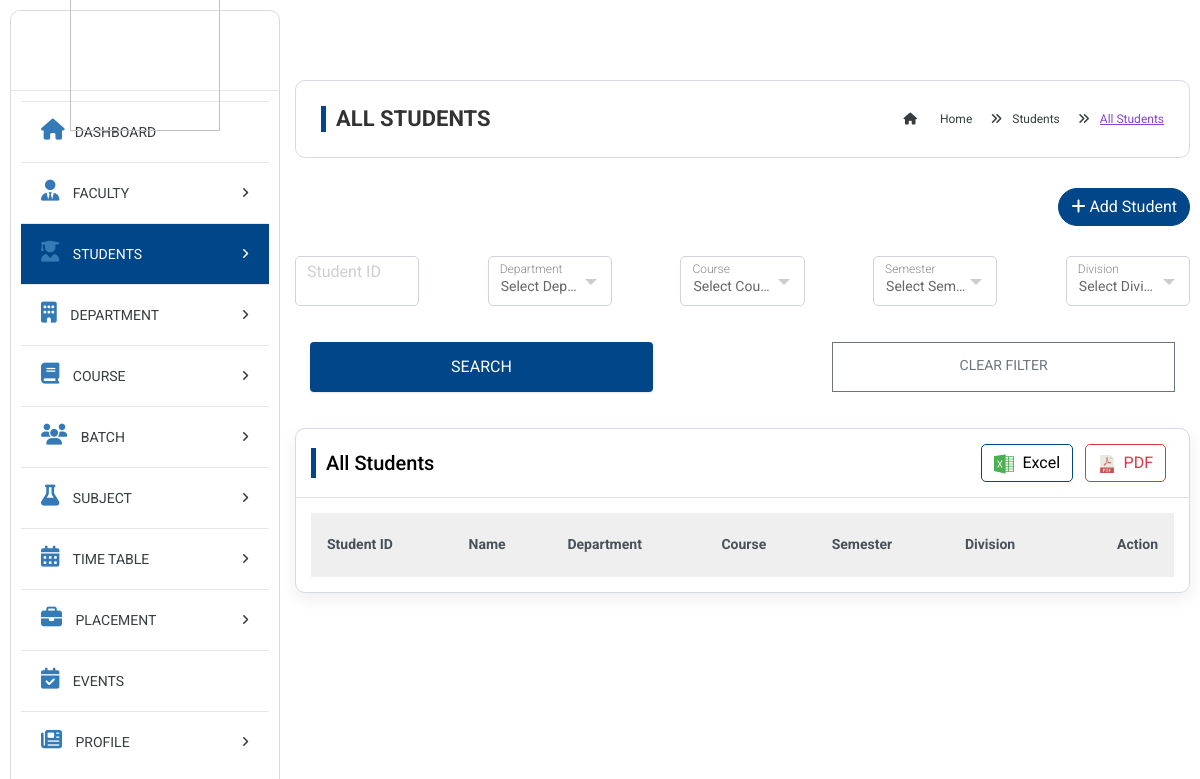
Before: /all_students/ with the older database file.
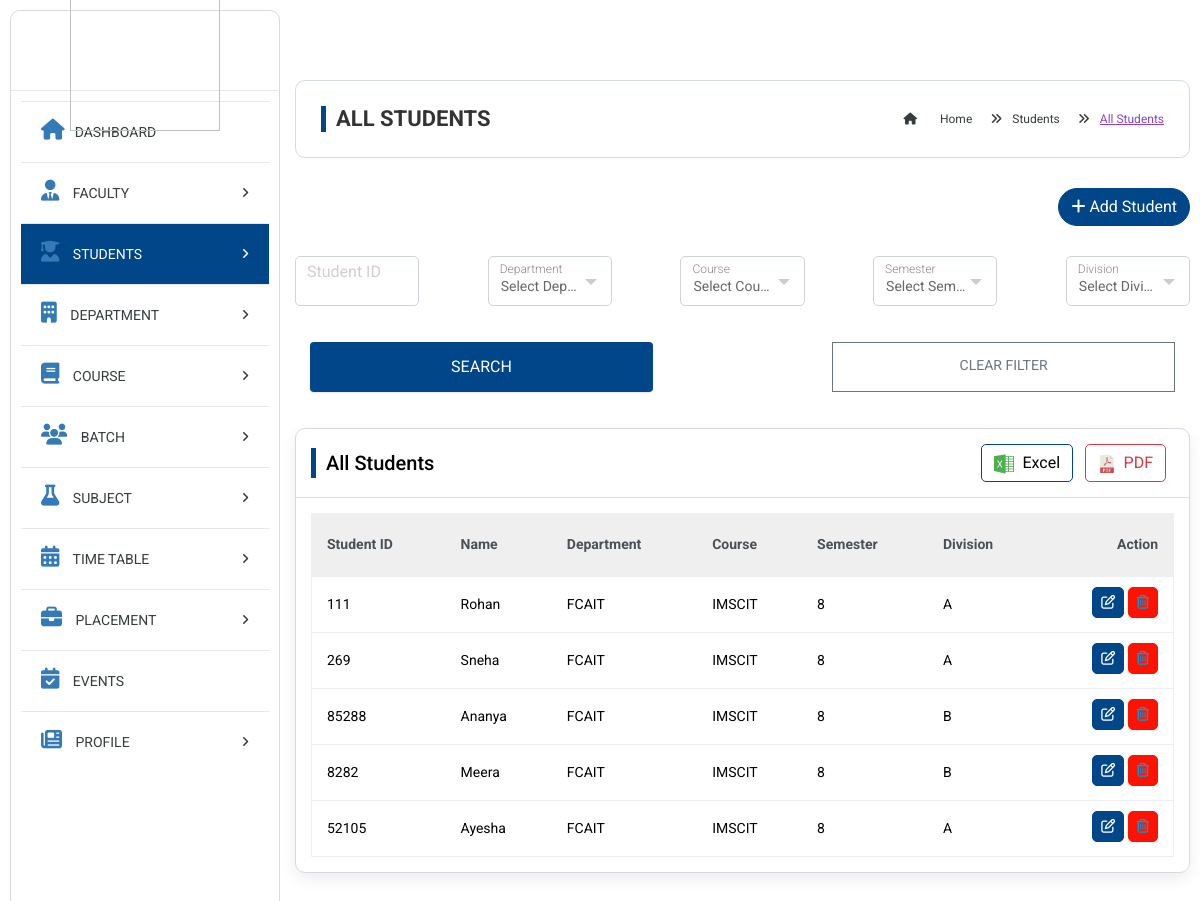
After: the same page with the newer database file.
### superadmin/models.py (models this page shows, shortened)
class Student(models.Model):
    GENDER_CHOICES = [
        ('Male', 'Male'),
        ('Female', 'Female'),
    ]
    SEMESTER_CHOICES = [(i, str(i)) for i in range(1, 11)]
    DIVISION_CHOICES = [
        ('A', 'A'),
        ('B', 'B'),
        ('C', 'C'),
    ]
    enrollment = models.BigIntegerField(unique=True)
    firstname = models.CharField(max_length=50)
    middlename = models.CharField(max_length=50, null=True, blank=True)
    lastname = models.CharField(max_length=50)
    email = models.EmailField(unique=True)
    password = models.CharField(max_length=128)
    mobile_number = models.CharField(max_length=15)
    gender = models.CharField(max_length=6, choices=GENDER_CHOICES)
    birth_date = models.DateField(null=True, blank=True)
    address_line_1 = models.CharField(max_length=255)
    address_line_2 = models.CharField(max_length=255, null=True, blank=True)
    country = models.CharField(max_length=100)
    state = models.CharField(max_length=100)
    city = models.CharField(max_length=100)
    pincode = models.CharField(max_length=10)
    student_department = models.ForeignKey(
        department, on_delete=models.CASCADE)
    course = models.ForeignKey(Course, on_delete=models.CASCADE)
    semester = models.IntegerField(choices=SEMESTER_CHOICES)
    division = models.CharField(max_length=1, choices=DIVISION_CHOICES)
    student_image = models.ImageField(
        upload_to='student_images/', null=True, blank=True)

class department(models.Model):
    department_name = models.CharField(max_length=100)
    department_start_date = models.DateField()
    class Meta:
        db_table = "department"
    def __str__(self):
        return self.department_name

class Course(models.Model):
    course_name = models.CharField(max_length=255)
    course_total_semesters = models.IntegerField(
        choices=[(i, str(i)) for i in range(1, 11)])  # Options from 1 to 10
    course_department = models.ForeignKey(
        department, on_delete=models.CASCADE)  # Foreign key to Department model

### superadmin/views.py (the view)
# urls.py: path('all_students/', superadmin_views.all_students, name='all_students'),
def all_students(request):
    all_students = Student.objects.all()
    all_departments = department.objects.all()
    all_courses = Course.objects.all()
    student_id = request.GET.get('student_id')
    dept_name = request.GET.get('department')
    course_name = request.GET.get('course')
    semester = request.GET.get('semester')
    division = request.GET.get('division')
    if student_id:
        all_students = all_students.filter(enrollment__icontains=student_id)
    if dept_name:
        try:
            dept_obj = department.objects.get(department_name=dept_name)
            all_students = all_students.filter(student_department=dept_obj)
        except department.DoesNotExist:
            all_students = Student.objects.none()
    if course_name:
        try:
            course_obj = Course.objects.get(course_name=course_name)
            all_students = all_students.filter(course=course_obj)
        except Course.DoesNotExist:
            all_students = Student.objects.none()
    if semester:
        all_students = all_students.filter(semester=semester)
    if division:
        all_students = all_students.filter(division=division)
    context = {
        'all_departments': all_departments,
        'all_courses': all_courses,
        'all_students': all_students
    }
    return render(request, 'superadmin/all-students.html', context)

### superadmin/templatetags/custom_tags.py (called while the page is built)
@register.filter
def to(value, arg):
    return range(int(value), int(arg) + 1)

### templates/superadmin/all-students.html (shortened to what the changed rows need)
{% load static %}
{% load custom_tags %}
<!DOCTYPE html>
<html lang="en">
<head>
  <link href="https://cdn.jsdelivr.net/npm/remixicon@4.5.0/fonts/remixicon.css" rel="stylesheet" />
  <link rel="stylesheet" href="{%static 'assets/css/bootstrap.min.css'%}" />
  <link rel="stylesheet" href="{% static 'assets/plugins/fontawesome/css/all.min.css'%}" />
  <link rel="stylesheet" href="{% static 'assets/plugins/fontawesome/css/fontawesome.min.css'%}" />
  <link rel="stylesheet" href="{% static 'assets/css/select2.min.css' %}" />
  <link rel="stylesheet" href="{% static 'assets/css/style.css' %}" />
</head>
<body>
  <div class="main-wrapper">
    {% include 'superadmin/sidebar.html' %}
    <div class="page-wrapper">
      <div class="content container-fluid">
        <div class="row">
          <div class="col-lg-12">
            <div class="card">
              <div class="card-body">
                <div class="table-responsive">
                  <table class="table custom-table">
                    <thead class="thead-light">
                      <tr>
                        <th>Student ID</th>
                        <th>Name</th>
                        <th>Department</th>
                        <th>Course</th>
                        <th>Semester</th>
                        <th>Division</th>
                        <th class="text-right">Action</th>
                      </tr>
                    </thead>
                    <tbody>
                      {% for i in all_students %}
                      <tr>
                        <td>{{i.enrollment}}</td>
                        <td>{{i.firstname}}</td>
                        <td>{{i.student_department}}</td>
                        <td>{{i.course.course_name}}</td>
                        <td>{{i.semester}}</td>
                        <td>{{i.division}}</td>
                        <td class="text-right">
                          <a href="/edit_student/{{i.id}}" class="btn btn-primary btn-sm mb-1">
                            <i class="far fa-edit"></i>
                          </a>
                          <button type="submit" class="btn btn-danger btn-sm mb-1">
                            <a href="/delete_student/{{i.id}}">
                              <i class="far fa-trash-alt"></i></a>
                          </button>
                        </td>
                      </tr>
                      {% endfor %}
                    </tbody>
                  </table>
                </div>
              </div>
            </div>
          </div>
        </div>
      </div>
    </div>
  </div>
</body>
</html>

Changed rows visible on the page:
added Student: enrollment "111", firstname "Rohan", student_department "FCAIT", course.course_name "IMSCIT", semester "8", division "A"
added Student: enrollment "269", firstname "Sneha", student_department "FCAIT", course.course_name "IMSCIT", semester "8", division "A"
added Student: enrollment "85288", firstname "Ananya", student_department "FCAIT", course.course_name "IMSCIT", semester "8", division "B"
added Student: enrollment "8282", firstname "Meera", student_department "FCAIT", course.course_name "IMSCIT", semester "8", division "B"
added Student: enrollment "52105", firstname "Ayesha", student_department "FCAIT", course.course_name "IMSCIT", semester "8", division "A"
